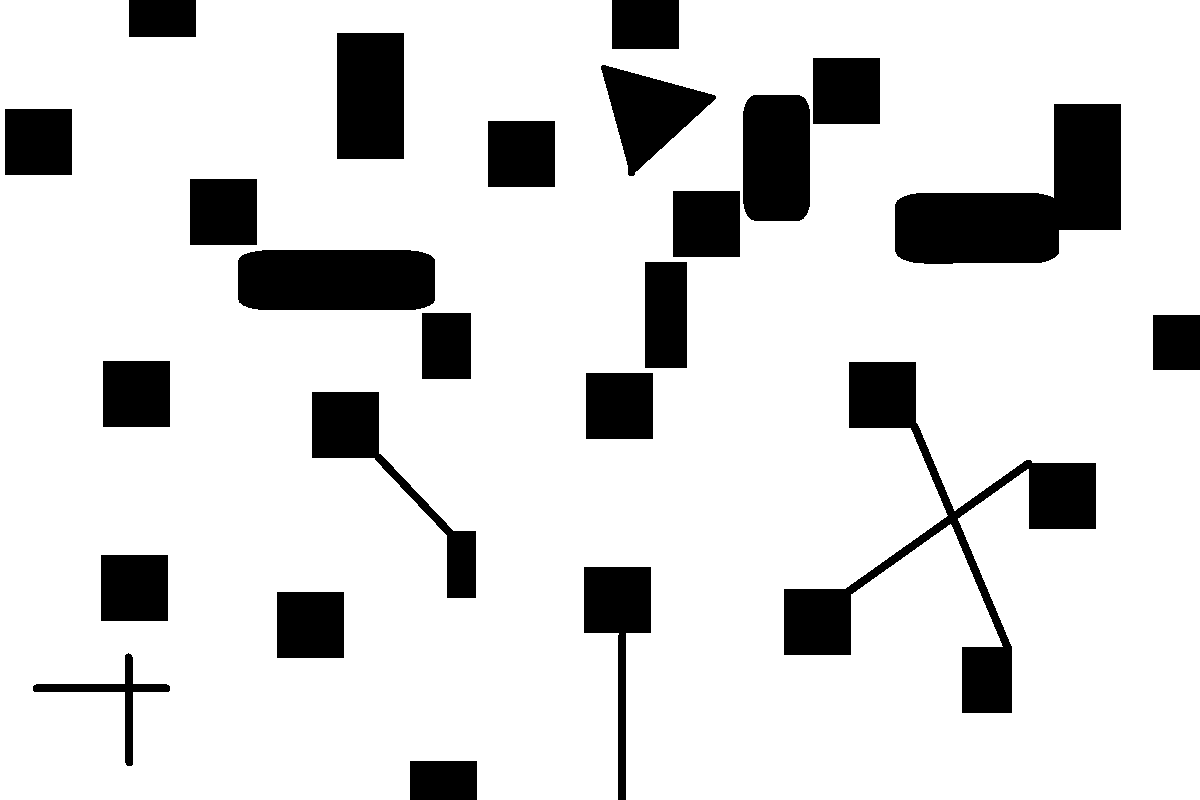
%> input picture map/map5.png, 1200 x 800 px
$ octave maptest.m   (GNU Octave 9; MATLAB toolbox functions it lacks are replaced by stand-ins)
%> lines starting %> are read from the running program, lines starting %| are printed output that depends on the picture; in (x1, y1, x2, y2) boxes, pixels count from 0 and x2, y2 are one past the last pixel; in counts of white or black regions, pixels touching at a corner belong together; the program's own positions count from 1
% 读取地图
close all
clear
map = imread('F:\MATLABWorkSpace\MotionPlan\kinodynamicpath\map\map5.png');
%> map is the input picture: size 800x1200x3 uint8; 84.6% white; 24 black regions, largest, box (x1, y1, x2, y2) and area: (784, 362, 1096, 713) 20192, (895, 104, 1121, 264) 19517, (238, 250, 435, 310) 11533
cmap = colormap;
cmap(1,:)=0;
colormap(cmap);

% imshow(map);
% 将地图转换为二值图像
bw_map = im2gray(map);
% bw_map = im2bw(map);
bw_map = imbinarize(bw_map);
bw_map = ~bw_map;
% 计算距离变换
dist_transform = bwdist(bw_map);

% 将距离变换值符号化
% sdf_map = -1 * (bw_map - 0.5) .* dist_transform + (bw_map - 0.5) .* dist_transform;

% 显示SDF距离场地图
% imshow(dist_transform, [0 100]);

% 保存SDF距离场地图
% imwrite(sdf_map, 'sdf_map.png');


D1 = bwdist(bw_map,'euclidean');
D2 = bwdist(bw_map,'cityblock');
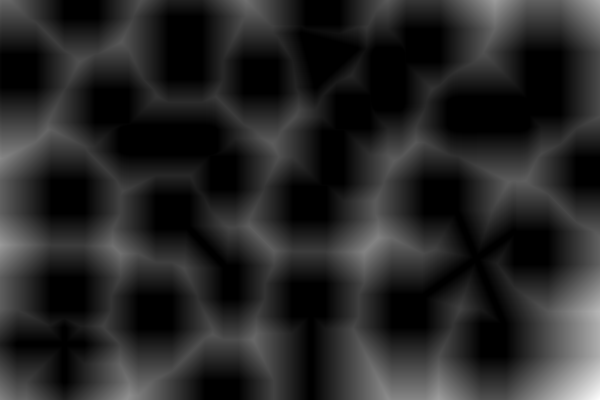
%> D2: size 800x1200 single (shown at 1/2 size); min 0, max 275, mean 42.1; drawn with min black and max white
D3 = bwdist(bw_map,'chessboard');
D4 = bwdist(bw_map,'quasi-euclidean');

RGB1 = repmat(rescale(D1), [1 1 3]);
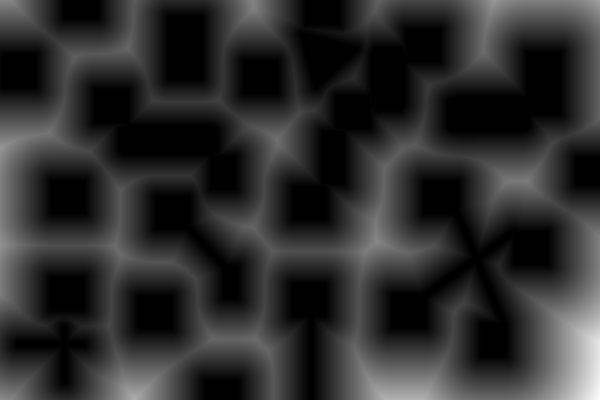
%> RGB1: size 800x1200x3 single (shown at 1/2 size); min 0, max 1, mean 0.18
RGB2 = repmat(rescale(D2), [1 1 3]);
RGB3 = repmat(rescale(D3), [1 1 3]);
RGB4 = repmat(rescale(D4), [1 1 3]);

% figure
% subplot(2,2,1), imshow(RGB1), title('Euclidean')
% hold on, imcontour(D1)
% subplot(2,2,2), imshow(RGB2), title('Cityblock')
% hold on, imcontour(D2)
% subplot(2,2,3), imshow(RGB3), title('Chessboard')
% hold on, imcontour(D3)
% subplot(2,2,4), imshow(RGB4), title('Quasi-Euclidean')
% hold on, imcontour(D4)

% figure
% 将灰度图归一化到[0,1]区间
I_norm = mat2gray(dist_transform);

% 生成黄绿色渐进色彩映射表
% cmap = parula(8);
colormap(cool);
cmap = colormap;
% colormap(cmap);
% 将灰度图映射到黄绿色渐进色彩映射表上，得到对应的RGB颜色值
% 将颜色梯度翻转
% rgb = interp1(flip(linspace(0, 1, 256)), cmap, I_norm);
rgb = interp1(linspace(0, 1, 256), cmap, I_norm);
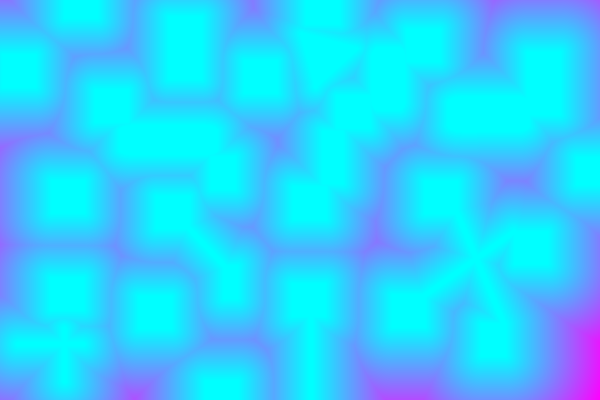
%> rgb: size 800x1200x3 double (shown at 1/2 size); mean R, G, B 0.18, 0.82, 1
% imshow(rgb);
% imshow(map);
% 将RGB颜色值与灰度图叠加，得到最终的彩色图
set(gca,'Ydir','normal');
imshow(rgb.*repmat(~bw_map,[1 1 3]))
title('Euclidean')
hold on
% imcontour(D1,'c-')
imcontour(D1)


bw_map = im2gray(map);
% bw_map = im2bw(map);
bw_map = imbinarize(bw_map);
bw_map = ~bw_map;
% 计算距离变换
dist_transform = bwdist(bw_map);
D1 = bwdist(bw_map,'euclidean');
% 将灰度图归一化到[0,1]区间
I_norm = mat2gray(dist_transform);
% 生成黄绿色渐进色彩映射表
% cmap = parula(8);
colormap(cool);
cmap = colormap;
% 将灰度图映射到黄绿色渐进色彩映射表上，得到对应的RGB颜色值
% 将颜色梯度翻转
rgb = interp1(linspace(0, 1, 256), cmap, I_norm);
% 将RGB颜色值与灰度图叠加，得到最终的彩色图
set(gca,'Ydir','normal');
imshow(rgb.*repmat(~bw_map,[1 1 3]))
title('Euclidean')
hold on
% imcontour(D1,'c-')
imcontour(D1)
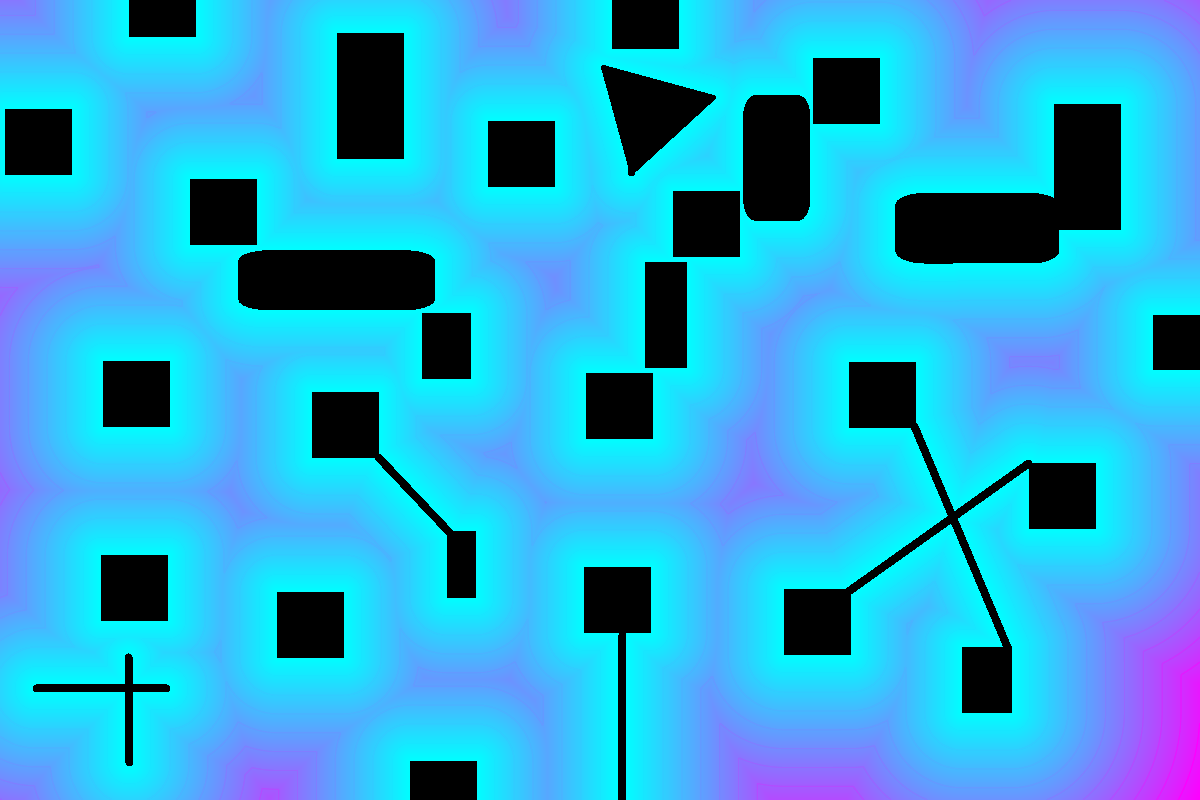
%> figure redrawn from the program's plot data; its title reads 'Euclidean'

$ run again, with map/map1.png copied over map/map5.png
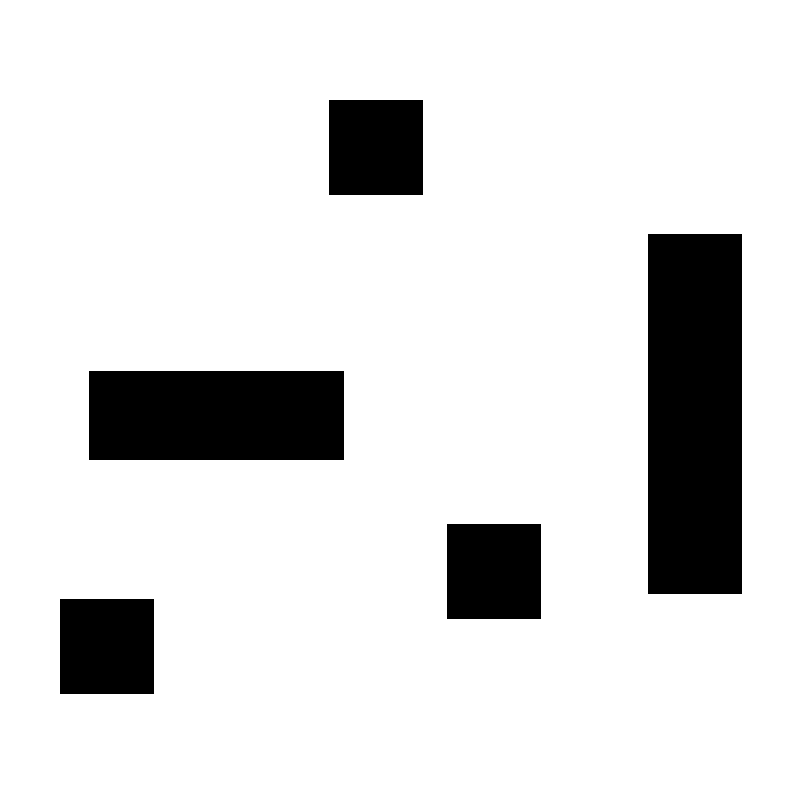
%> input picture map/map1.png, 800 x 800 px
%> map is the input picture: size 800x800x3 uint8; 87% white; 5 black regions, box (x1, y1, x2, y2) and area: (648, 234, 742, 594) 33840, (89, 371, 344, 460) 22695, (329, 100, 423, 195) 8930, (447, 524, 541, 619) 8930, (60, 599, 154, 694) 8930
%> `D2 = bwdist(bw_map,'cityblock');`:
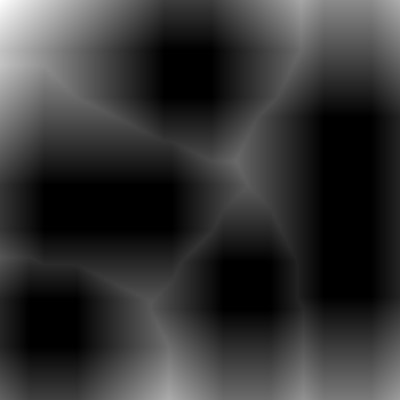
%> D2: size 800x800 single (shown at 1/2 size); min 0, max 429, mean 87.1; drawn with min black and max white
%> `imcontour(D1)`:
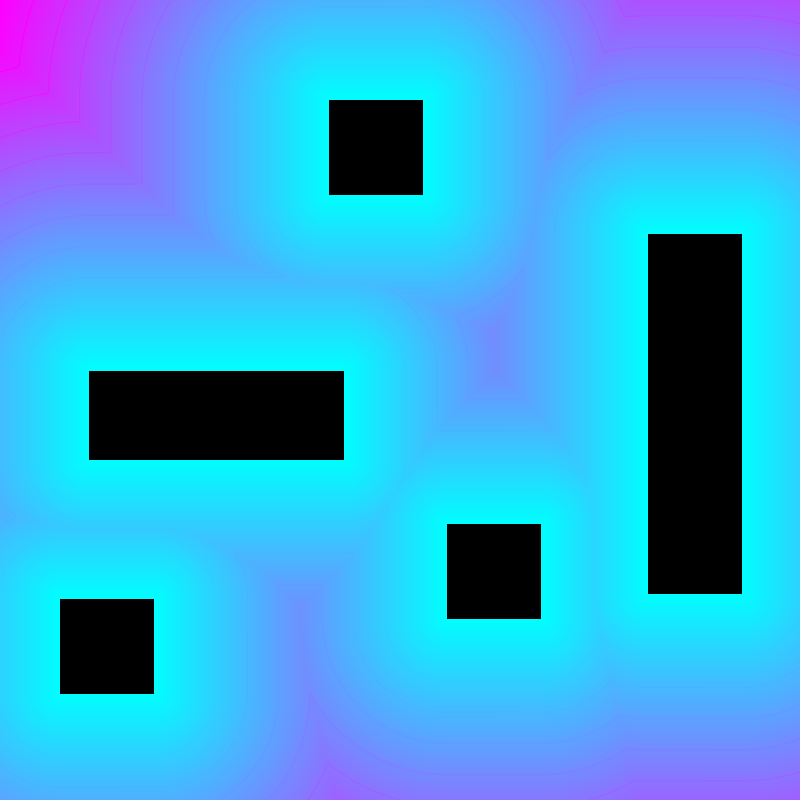
%> figure redrawn from the program's plot data; its title reads 'Euclidean'
